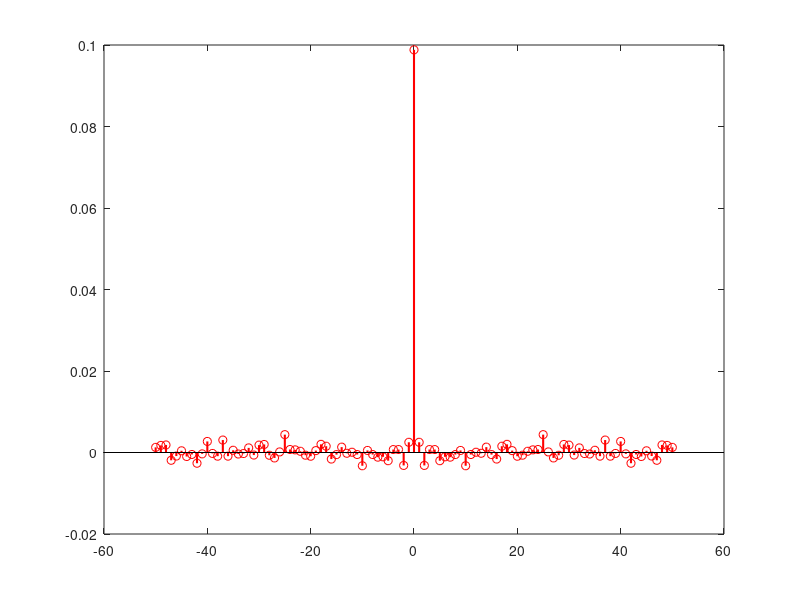

MATLAB code for this plot: (Note: this script raises an error after producing the figure.)


%% Item 1
clc;clear;

N = 5000;
pot_awgn = 0.1;
x = sqrt(pot_awgn)*randn(N,1);
m_x = mean(x);
var_x = var(x);

tau_max = 50;
[R_ruido lag] = xcorr(x-m_x,tau_max,'unbiased');

% create new figure
fig = figure; clf

h = stem(lag,R_ruido,'-r','LineWidth',1.5); hold on

% define figure properties
opts.Colors     = set(groot,'defaultAxesColorOrder');
opts.saveFolder = 'img/';
opts.width      = 20;
opts.height     = 10;
opts.fontType   = 'Times';
opts.fontSize   = 24.6;

% add axis labes and legend
axis tight
title('Funcao de Autocorrelacao: Processo AWGN')
xlabel('tau (lag)')
ylabel('FAC')
%legend('1960','1946','1970','1972','1975')

% scaling
fig.Units               = 'centimeters';
fig.Position(3)         = opts.width;
fig.Position(4)         = opts.height;

% set text properties
set(fig.Children, ...
    'FontName',     'Times', ...
    'FontSize',     23);

% remove unnecessary white space
set(gca,'LooseInset',max(get(gca,'TightInset'), 0.02))
hold off

%% Item 2

clc; clear;

N = 5000;
pot_awgn = 0.1;
a_0 = 2;
a_1 = 0.85;
tau_max = 20;

m_x_teo = a_0/(1-a_1);
var_x_teo = pot_awgn/(1-a_1^2);
SNR_teo = var_x_teo/pot_awgn;
SNR_dB_teo = 10*log10(SNR_teo);

for t=1:1:tau_max+1
    lag(1,t) = t-1; 
    R_x_teo(t) = var_x_teo*a_1^(abs(t));
end
R_x_teo=R_x_teo(:);

% create new figure
fig = figure; clf

h = stem(lag,R_x_teo,'-r','LineWidth',1.5); hold on

% define figure properties
opts.Colors     = set(groot,'defaultAxesColorOrder');
opts.saveFolder = 'img/';
opts.width      = 20;
opts.height     = 10;
opts.fontType   = 'Times';
opts.fontSize   = 24.6;

% add axis labes and legend
axis tight
title('Funcao de Autocorrelacao: Processo AR(1) - Teórico')
xlabel('tau (lag)')
ylabel('FAC')
%legend('1960','1946','1970','1972','1975')

% scaling
fig.Units               = 'centimeters';
fig.Position(3)         = opts.width;
fig.Position(4)         = opts.height;

% set text properties
set(fig.Children, ...
    'FontName',     'Times', ...
    'FontSize',     23);

% remove unnecessary white space
set(gca,'LooseInset',max(get(gca,'TightInset'), 0.02))
hold off

x(1)=sqrt(pot_awgn)*randn;

for t=2:N   %2*N
    x(t)=a_0+a_1*x(t-1)+sqrt(pot_awgn)*randn;
end
x=x(:);
%x=x(N+1:end);

m_x = mean(x);
var_x = var(x);
SNR = var_x/pot_awgn;
SNR_dB = 10*log10(SNR_dB_teo);

[R_x lag] = xcorr(x-m_x,tau_max,'unbiased');
I=find(lag==0);
lag=lag(I:end);

% create new figure
fig = figure; clf

h = stem(lag,R_x(I:end),'-r','LineWidth',1.5); hold on

% define figure properties
opts.Colors     = set(groot,'defaultAxesColorOrder');
opts.saveFolder = 'img/';
opts.width      = 20;
opts.height     = 10;
opts.fontType   = 'Times';
opts.fontSize   = 24.6;

% add axis labes and legend
axis tight
title('Funcao de Autocorrelacao: Processo AR(1)')
xlabel('tau (lag)')
ylabel('FAC')
%legend('1960','1946','1970','1972','1975')

% scaling
fig.Units               = 'centimeters';
fig.Position(3)         = opts.width;
fig.Position(4)         = opts.height;

% set text properties
set(fig.Children, ...
    'FontName',     'Times', ...
    'FontSize',     23);

% remove unnecessary white space
set(gca,'LooseInset',max(get(gca,'TightInset'), 0.02))
hold off

%% Item 3

clc;clear;

N = 5000;
pot_awgn = 0.1;
a_0 = 2;
a_1 = 0.85;
tau_max = 20;

x(1)=sqrt(pot_awgn)*randn;

for t=2:N   %2*N
    x(t)=a_0+a_1*x(t-1)+sqrt(pot_awgn)*randn;
end
x=x(:);
%x=x(N+1:end);

K = 5;
N_novo = 1250;

sub_x1 = x(1:N_novo);
sub_x2 = x(N_novo+1:2*N_novo);
sub_x3 = x(2*N_novo+1:3*N_novo);
sub_x4 = x(3*N_novo+1:4*N_novo);

m_sub_x1 = sum(sub_x1)/K; %PAREI AQUI
